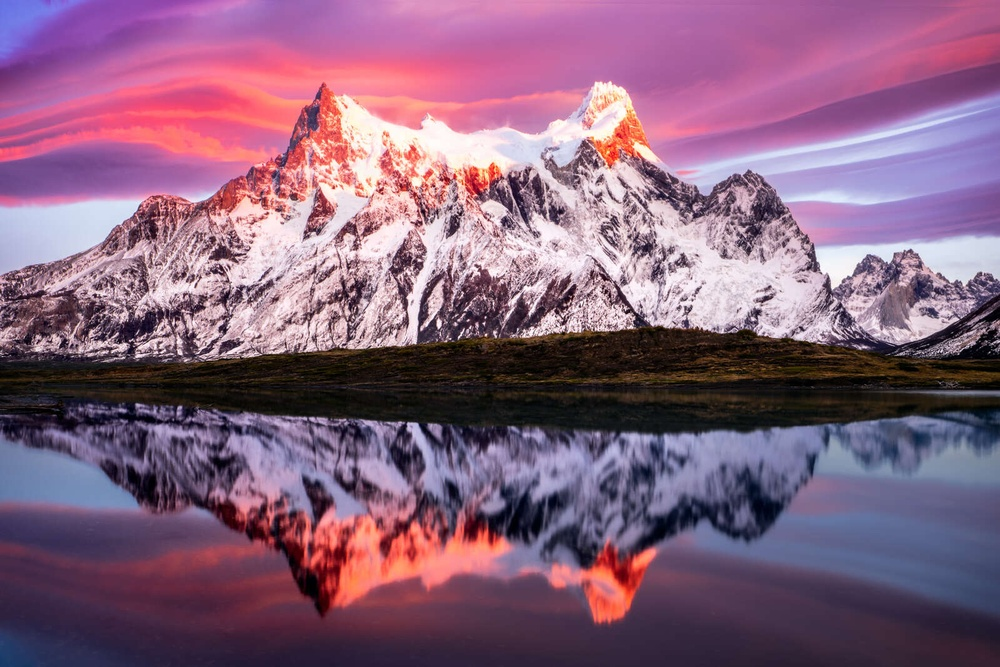
#> input picture image_processing/use_image/clear_scene.jpg, 1000 x 667 px, shrunk from 1600 x 1067 before the run, found by its file name
$ python gaussian_blur.py
#> lines starting #> are read from the running program, lines starting #| are printed output that depends on the picture
import cv2
from pathlib import Path

try:
    from constants import CLEARED_IMAGE_PATH, SAVE_IMAGES_PATH
except ImportError:
    import sys
    sys.path.append(str(Path(__file__).resolve().parents[3]))
    from constants import CLEARED_IMAGE_PATH, SAVE_IMAGES_PATH

image = cv2.imread(CLEARED_IMAGE_PATH)
#> image is the input picture: shape (667, 1000, 3); mean B, G, R 124.5, 98, 134.8
gaussian_blurred_image = cv2.GaussianBlur(image, (15, 15), 0)
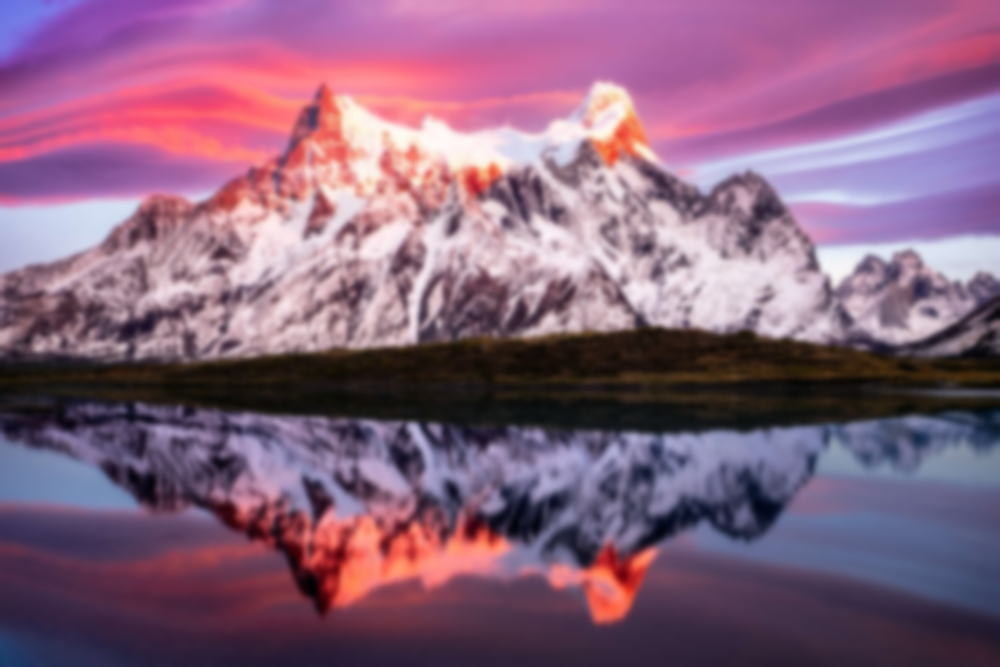
#> gaussian_blurred_image: shape (667, 1000, 3); mean B, G, R 124.5, 98, 134.8
cv2.imwrite(f"{SAVE_IMAGES_PATH}/gaussian_blurred_image.jpg", gaussian_blurred_image)
cv2.imshow("Original Image", image)
cv2.imshow("Gaussian Blurred Image", gaussian_blurred_image)
cv2.waitKey(0)
cv2.destroyAllWindows()
